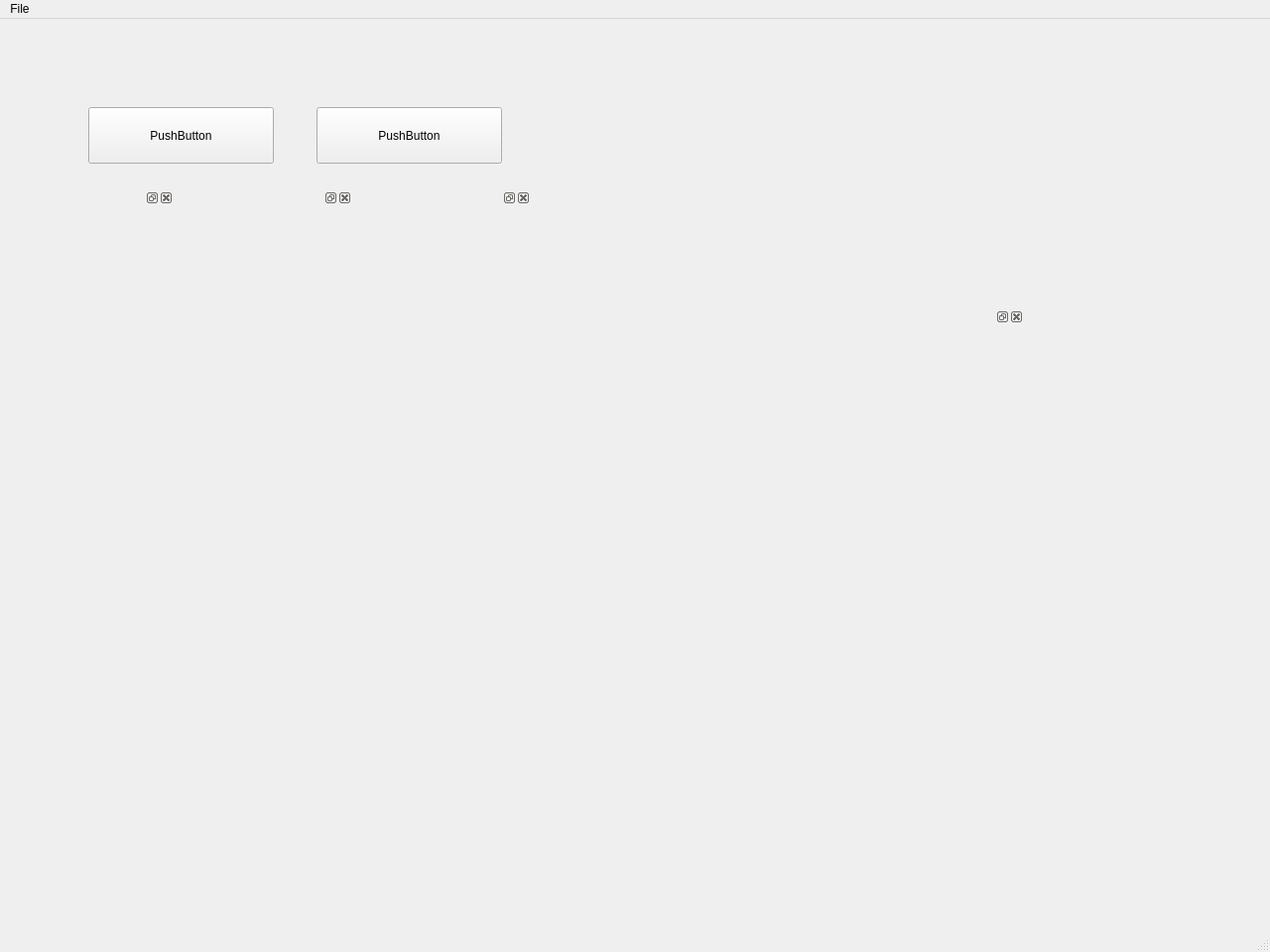
<?xml version="1.0" encoding="UTF-8"?>
<ui version="4.0">
 <class>MainWindow</class>
 <widget class="QMainWindow" name="MainWindow">
  <property name="geometry">
   <rect>
    <x>0</x>
    <y>0</y>
    <width>1280</width>
    <height>960</height>
   </rect>
  </property>
  <property name="windowTitle">
   <string>MainWindow</string>
  </property>
  <widget class="QWidget" name="centralwidget">
   <layout class="QVBoxLayout" name="verticalLayout_2">
    <item>
     <widget class="QFrame" name="verticalFrame">
      <property name="enabled">
       <bool>true</bool>
      </property>
      <widget class="QWidget" name="widget_2" native="true">
       <property name="geometry">
        <rect>
         <x>0</x>
         <y>0</y>
         <width>1111</width>
         <height>141</height>
        </rect>
       </property>
       <widget class="QPushButton" name="pushButton">
        <property name="geometry">
         <rect>
          <x>80</x>
          <y>80</y>
          <width>187</width>
          <height>57</height>
         </rect>
        </property>
        <property name="text">
         <string>PushButton</string>
        </property>
       </widget>
       <widget class="QPushButton" name="pushButton_2">
        <property name="geometry">
         <rect>
          <x>310</x>
          <y>80</y>
          <width>187</width>
          <height>57</height>
         </rect>
        </property>
        <property name="text">
         <string>PushButton</string>
        </property>
       </widget>
      </widget>
      <widget class="QFrame" name="frame">
       <property name="geometry">
        <rect>
         <x>2</x>
         <y>152</y>
         <width>1131</width>
         <height>691</height>
        </rect>
       </property>
       <widget class="QDockWidget" name="dockWidget_2">
        <property name="geometry">
         <rect>
          <x>10</x>
          <y>10</y>
          <width>154</width>
          <height>80</height>
         </rect>
        </property>
        <widget class="QWidget" name="dockWidgetContents_2"/>
       </widget>
       <widget class="QDockWidget" name="dockWidget_3">
        <property name="geometry">
         <rect>
          <x>190</x>
          <y>10</y>
          <width>154</width>
          <height>80</height>
         </rect>
        </property>
        <widget class="QWidget" name="dockWidgetContents_3"/>
       </widget>
       <widget class="QDockWidget" name="dockWidget_4">
        <property name="geometry">
         <rect>
          <x>370</x>
          <y>10</y>
          <width>154</width>
          <height>80</height>
         </rect>
        </property>
        <widget class="QWidget" name="dockWidgetContents_5"/>
       </widget>
       <widget class="QDockWidget" name="dockWidget_5">
        <property name="geometry">
         <rect>
          <x>650</x>
          <y>130</y>
          <width>371</width>
          <height>461</height>
         </rect>
        </property>
        <property name="mouseTracking">
         <bool>false</bool>
        </property>
        <property name="autoFillBackground">
         <bool>false</bool>
        </property>
        <property name="floating">
         <bool>false</bool>
        </property>
        <widget class="QWidget" name="dockWidgetContents_6"/>
       </widget>
      </widget>
     </widget>
    </item>
   </layout>
  </widget>
  <widget class="QMenuBar" name="menubar">
   <property name="geometry">
    <rect>
     <x>0</x>
     <y>0</y>
     <width>1280</width>
     <height>47</height>
    </rect>
   </property>
   <widget class="QMenu" name="menuFile">
    <property name="geometry">
     <rect>
      <x>787</x>
      <y>433</y>
      <width>373</width>
      <height>354</height>
     </rect>
    </property>
    <property name="title">
     <string>File</string>
    </property>
    <addaction name="actionNew"/>
    <addaction name="actionOpen"/>
    <addaction name="separator"/>
    <addaction name="actionImport"/>
    <addaction name="actionExport"/>
    <addaction name="separator"/>
    <addaction name="actionExit"/>
   </widget>
   <addaction name="menuFile"/>
  </widget>
  <widget class="QStatusBar" name="statusbar"/>
  <action name="actionNew">
   <property name="text">
    <string>New</string>
   </property>
  </action>
  <action name="actionOpen">
   <property name="text">
    <string>Open</string>
   </property>
  </action>
  <action name="actionImport">
   <property name="text">
    <string>Import</string>
   </property>
  </action>
  <action name="actionExport">
   <property name="text">
    <string>Export</string>
   </property>
  </action>
  <action name="actionExit">
   <property name="text">
    <string>Exit</string>
   </property>
  </action>
 </widget>
 <resources/>
 <connections/>
 <slots>
  <signal>signal1()</signal>
  <slot>slot1()</slot>
 </slots>
</ui>
